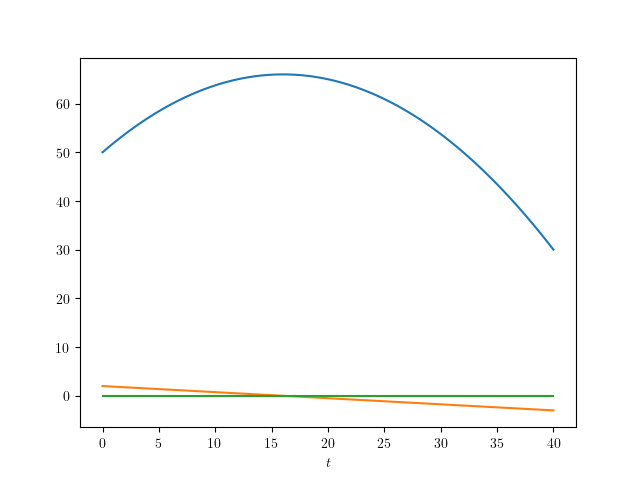

This figure's Python source:
import numpy as np
import matplotlib.pyplot as plt

x = lambda t: 50.0 + 2.00 * t - 0.0625 * t ** 2
v = lambda t: 2.00 - 0.125 * t
a = lambda t: -0.125 + 0 * t

xp = np.linspace(0, 40, 100)

plt.rc('text', usetex=True)
plt.rc('font', family='serif')
plt.plot(xp, x(xp))
plt.plot(xp, v(xp))
plt.plot(xp, a(xp))

plt.xlabel(r'$t$')

plt.savefig('2_15')
plt.show()
